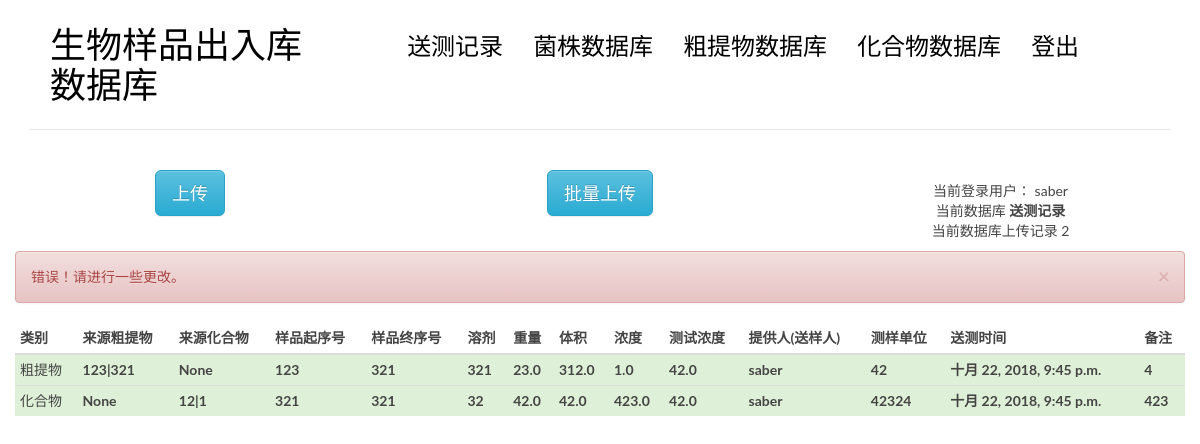
Page /recalter/ (signed in) on the committed database.
### blog/models.py (models this page shows, shortened)
class testrecord(models.Model):
    testtype = models.CharField(max_length = 20) #送测类型
    fromcru = models.ForeignKey(crudeex, null = True) ##链接至粗提物
    fromcpd = models.ForeignKey(cpd, null = True)#链接至化合物
    samst = models.IntegerField(blank = True) #样品起序号
    samend = models.IntegerField(blank = True) #样品终序号
    solvent = models.CharField(max_length = 100) #溶剂
    mass = models.FloatField() #重量，单位miug
    volume = models.FloatField() #体积单位niuL
    conc = models.FloatField() #浓度 单位(mg/mL)
    testconc = models.FloatField(blank = True) #测试浓度 单位(miug/mL)
    provider = models.ForeignKey(User) #提供人
    department = models.CharField(max_length=100) #测样单位
    sendtime = models.DateTimeField(auto_now_add=True, editable = True)#送样时间
    comment = models.CharField(max_length = 500, blank = True)#备注

class crudeex(models.Model): ##粗提物
    frombact = models.ForeignKey(bact) ##来源菌株  %%没有显示出来
    crunumber = models.CharField(max_length = 50) #粗提物编号，唯一
    mcccnumber = models.CharField(max_length = 50) #mccc编号
    chinesename = models.CharField(max_length = 200) #中文名
    recadd = models.CharField(max_length = 100)#样品存储地址
    media = models.CharField(max_length = 200) #培养基
    entertime = models.DateTimeField(auto_now_add=True,editable = True) #入库时间
    entervol = models.FloatField() #入库体积
    entercol =  models.FloatField() #入库浓度
    solvent = models.CharField(max_length = 100) #溶剂
    exrmethod = models.CharField(max_length = 500, blank = True) #提取方法
    provider = models.ForeignKey(User) #提供人
    comment = models.CharField(max_length = 500, blank = True)
    def __str__(self):
        return self.mcccnumber + '|' + self.chinesename

class cpd(models.Model): ##化合物
    cpdnumber = models.CharField(max_length = 20)#化合物编号，唯一
    fromcru = models.ForeignKey(crudeex)#来源粗提物
    frombact = models.ForeignKey(bact) #来源菌株
    mass = models.FloatField() #精确质量数
    stru = models.CharField(max_length = 50)#分子式
    recadd = models.CharField(max_length = 100)#样品存储地址
    nmr = models.CharField(max_length = 100, blank = True)#nmr数据
    ms = models.CharField(max_length = 100, blank = True)#ms数据
    rot = models.CharField(max_length = 100, blank = True)#旋光数据
    red = models.CharField(max_length = 100, blank = True)#红外数据
    blue = models.CharField(max_length = 100, blank = True)#紫外数据
    media = models.CharField(max_length = 50, blank = True)#培养基编号
    prov = models.ForeignKey(User)#提供人
    time = models.DateTimeField(auto_now_add=True, editable = True)#入库时间
    comment = models.CharField(max_length = 500, blank = True)
    def __str__(self):
        return self.cpdnumber + '|' + self.stru

### blog/testrecord.py (the view)
# urls.py: url(r'^recalter/$', views.recalter, name='recalter'),
def recalter(request):
    if request.method == 'GET':
        try:
            cpdid = request.GET.get('fromcpd')
            cruid = request.GET.get('fromcru')
            testtype = request.GET.get('testtype') #或者改成两个可选项？粗提物或者化合物
            samst = request.GET.get('samst') #盒序号
            samend = request.GET.get('samend') #样品起序号
            solvent = request.GET.get('solvent') #样品终序号
            mass = request.GET.get('mass') #样品名
            volume = request.GET.get('volume') #溶剂
            conc = request.GET.get('conc')#重量，单位miug
            testconc = request.GET.get('testconc') #体积单位niuL
            department = request.GET.get('department') #浓度 单位(mg/mL)
            comment = request.GET.get('comment') #测试浓度 单位(miug/mL)
            info = {
                'testtype' : testtype,
                'samst' : samst,
                'samend' : samend,
                'solvent' : solvent,
                'mass' : mass,
                'volume' : volume,
                'conc' : conc,
                'testconc' : testconc,
                'department' : department,
                'comment' : comment,
                'provider': request.user,
                }
            if cruid:
                id = request.GET.get('fromcru')
                fromcru = crudeex.objects.get(id=cruid)
                info['fromcru'] = fromcru
            else:
                id = request.GET.get('fromcpd')
                fromcpd = cpd.objects.get(id=cpdid)
                info['fromcpd'] = fromcpd
            testrecord.objects.select_for_update().filter(id = id).update(**infos)
            return recordindex(request, msg = 0)
        except:
            return recordindex(request, msg = 1)

### blog/templatetags/blog_tags.py (called while the page is built)
@register.simple_tag
def get_all_cru():
    return crudeex.objects.all().order_by('-entertime')

@register.simple_tag
def get_all_cpd():
    return cpd.objects.all().order_by('-time')

### blog/testrecord.py (called while the page is built)
@login_required
def recordindex(request, msg = -1,err = []):
    lists = testrecord.objects.all()
    num = len(lists)
    return render(request, 'blog/record.html', {'tests' : lists, 'msg' : msg, 'num' : num, 'err' : err} )

### templates/blog/record.html (shortened to what this page needs)
{% extends 'base.html' %}
{% load blog_tags %}
{%block main %}
<body>
    <div class="row">
        <div class="col-md-4 col-sm-5 col-xs-8">
            <center>
                <button class="btn btn-info btn-primary btn-lg" data-toggle="modal" data-target="#myModal">
                    上传
                </button>
            </center>
        </div>
        <div class="col-md-4 col-sm-5 col-xs-8">
            <center>
                <button class="btn btn-info btn-primary btn-lg" data-toggle="modal" data-target="#batchinput">
                    批量上传
                </button>
            </center>
        </div>
        <div class="col-md-4 col-sm-7 col-xs-4">
            <nav class="main-nav" role="navigation">
                <div class="collapse navbar-collapse" id="bs-example-navbar-collapse-1">
                        <ul class="list-unstyled text-center" >
                            <li>当前登录用户： {{request.user}}</li>
                            <li>当前数据库 <strong>送测记录</strong></li>
                            <li>当前数据库上传记录 {{num}}</li>
                          </ul>
                </div>
            </nav>
        </div>
    </div>
    <div class="col-md-12 col-sm-7 col-xs-4">
            {% if msg == 0 %}
            <div class="alert alert-success alert-dismissable">
                <button type="button" class="close" data-dismiss="alert"
                        aria-hidden="true">
                    &times;
                </button>
                成功！很好地完成了提交。
            </div>
            {% elif msg == 1 %}
            <div class="alert alert-danger alert-dismissable">
                <button type="button" class="close" data-dismiss="alert"
                        aria-hidden="true">
                    &times;
                </button>
                错误！请进行一些更改。
            </div>
            {% endif %}
    <table class="table table-hover table-condensed">
            <thead>
                <tr>
                    <th>类别</th>
                    <th>来源粗提物</th>
                    <th>来源化合物</th>
                    <th>样品起序号</th>
                    <th>样品终序号</th>
                    <th>溶剂</th>
                    <th>重量</th>
                    <th>体积</th>
                    <th>浓度</th>
                    <th>测试浓度</th>
                    <th>提供人(送样人)</th>
                    <th>测样单位</th>
                    <th>送测时间</th>
                    <th>备注</th>
                </tr>
            </thead>
            <tbody>
                {% for test in tests %}
                {% if request.user == test.provider %}
                <tr class="row1 success"  data-toggle="modal" data-target="#alter" data-whatever="{{test.id}}"
                data-testtype = "{{test.testtype}}" data-fromcru = "{{test.fromcru}}" data-fromcpd = "{{test.fromcpd}}"
                data-samst = "{{test.samst}}" data-samend = "{{test.samend}}" data-solvent = "{{test.solvent}}"
                data-mass = "{{test.mass}}" data-volume = "{{test.volume}}" data-conc = "{{test.conc}}"
                data-testconc = "{{test.testconc}}" data-provider = "{{test.provider}}"
                data-department = "{{test.department}}" data-sendtime = "{{test.sendtime}}" data-comment = "{{test.comment}}">
                {% endif %}
                    <td class = "field-testtype"> {{test.testtype}}</td>
                    <th class = "field-fromcru">{{test.fromcru}}</th>
                    <th class = "field-fromcpd">{{test.fromcpd}}</th>
                    <th class = "field-samst">{{test.samst}}</th>
                    <th class = "field-samend">{{test.samend}}</th>
                    <th class = "field-solvent">{{test.solvent}}</th>
                    <th class = "field-mass">{{test.mass}}</th>
                    <th class = "field-volume">{{test.volume}}</th>
                    <th class = "field-conc">{{test.conc}}</th>
                    <th class = "field-testconc">{{test.testconc}}</th>
                    <th class = "field-provider">{{test.provider}}</th>
                    <th class = "field-department">{{test.department}}</th>
                    <th class = "field-sendtime">{{test.sendtime}}</th>
                    <th class = "field-comment">{{test.comment}}</th>
                </tr>
                {% empty %}
                <div class="row1">null</div>
                {% endfor %}
            </tbody>
        </table>
    </div>
                                    {% get_all_cru as cru_list %}
                                    {% get_all_cpd as cpd_list %}
                                {% get_all_cru as cru_list %}
                                {% get_all_cpd as cpd_list %}
</body>
{% endblock main %}

### blog/static/blog/css/custom.css (style rules this page uses)
* { outline: none; }
body { color: #444; font-family: 'Lato', sans-serif; }
.main-nav { margin-top: 11px; max-width: 95%; }

### rows in the picture
testrecord: testtype "粗提物", fromcru "123|321", fromcpd "None", samst "123", samend "321", solvent "321", mass "23.0", volume "312.0", conc "1.0", testconc "42.0", provider "saber", department "42", sendtime "十月 22, 2018, 9:45 p.m.", comment "4"
testrecord: testtype "化合物", fromcru "None", fromcpd "12|1", samst "321", samend "321", solvent "32", mass "42.0", volume "42.0", conc "423.0", testconc "42.0", provider "saber", department "42324", sendtime "十月 22, 2018, 9:45 p.m.", comment "423"

### other values in the picture
{{ request.user }} "saber"
{{ num }} "2"
